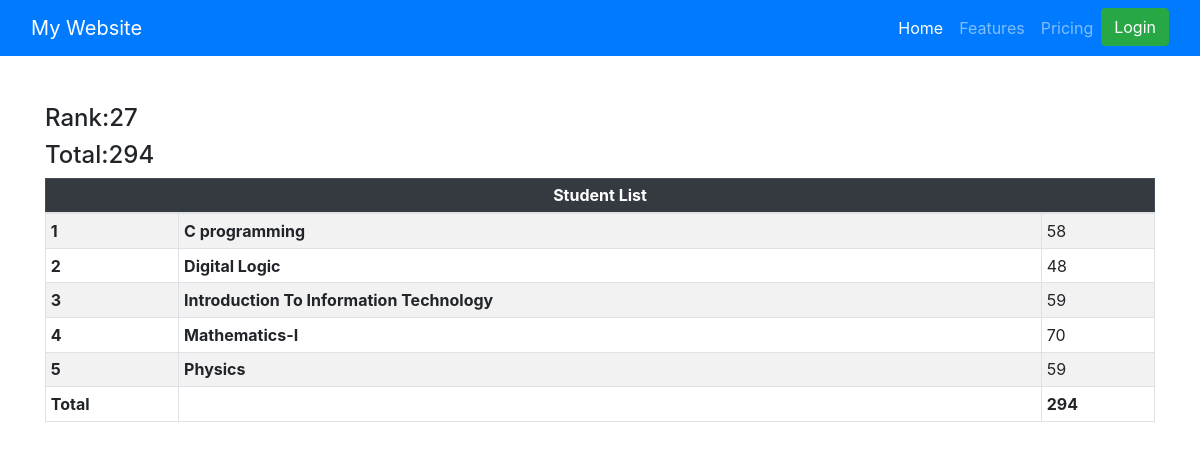
Page /see_marks/538/ on the committed database.
### veggie/models.py (models this page shows, shortened)
class subjectMarks(models.Model):
    student=models.ForeignKey(Student,related_name="student_marks",on_delete=models.CASCADE)
    subject=models.ForeignKey(Subject,related_name="subject_marks",on_delete=models.CASCADE)
    marks=models.IntegerField(default=0)
    class Meta:
        unique_together = ['student', 'subject']
        ordering = ['student']
        verbose_name = "Subject Mark"

class Subject(models.Model):
    subject_name=models.CharField(max_length=100)
    subject_code=models.CharField(max_length=10,unique=True)
    class Meta:
        ordering = ['subject_name']
        verbose_name = "Subject"

### veggie/views.py (the view)
# urls.py: path('see_marks/<student_id>/', veggie_views.see_marks, name='see_marks'),
def see_marks(request,student_id):
    generate_report_card(student_id)
    queryset = subjectMarks.objects.filter(student__student_id__student_id=student_id)
    total_marks=queryset.aggregate(total_marks=Sum('marks'))
    current_rank=-1
    ranks=Student.objects.annotate(marks=Sum('student_marks__marks')).order_by('-marks','-student_age')
    i=1
    for rank in ranks:
        if rank.student_id.student_id==student_id:
            current_rank=i
            break
        i=i+1
    return render(request,'veggie/see_marks.html',context={
        'pages':'see_marks',
        'marks':queryset,
        'total':total_marks,
        'current_rank':current_rank
    })

### veggie/seed.py (called while the page is built)
def generate_report_card(student_id):
    current_rank=-1
    ranks=Student.objects.annotate(marks=Sum('student_marks__marks')).order_by('-marks','-student_age')
    i=1
    for rank in ranks:
        Reportcard.objects.create(
            student=rank,
            student_rank=i
        )
        i=i+1

### veggie/templates/veggie/see_marks.html (shortened to what this page needs)
{% extends 'base.html' %}
{% block start %}
<div class="container mt-5">
    <h4>Rank:{{current_rank}}</h4>
    <h4>Total:{{total.total_marks}}</h4>
  <table class="table table-striped table-bordered table-hover table-sm table-responsive-sm">
    <thead class="table-dark">
      <tr>
        <th colspan="6" class="text-center">Student List</th>
      </tr>
    <tbody>
      {% for mark in marks %}
      <tr>
        <th scope="row">{{ forloop.counter }}</th>
        <td>
          <b>{{mark.subject.subject_name}}</b>
      </td>
        <td>{{ mark.marks }}</td>
      </tr>
      {% endfor %}
      <tr>
      <th scope="row">Total</th>
      <td></td>
      <td><b>{{ total.total_marks }}</b></td>
    </tr>
    </tbody>
  </table>
{% endblock %}

### rows in the picture
subjectMarks: subject.subject_name "C programming", marks "58"
subjectMarks: subject.subject_name "Digital Logic", marks "48"
subjectMarks: subject.subject_name "Introduction To Information Technology", marks "59"
subjectMarks: subject.subject_name "Mathematics-I", marks "70"
subjectMarks: subject.subject_name "Physics", marks "59"

### other values in the picture
{{ current_rank }} "27"
{{ total.total_marks }} "294"
